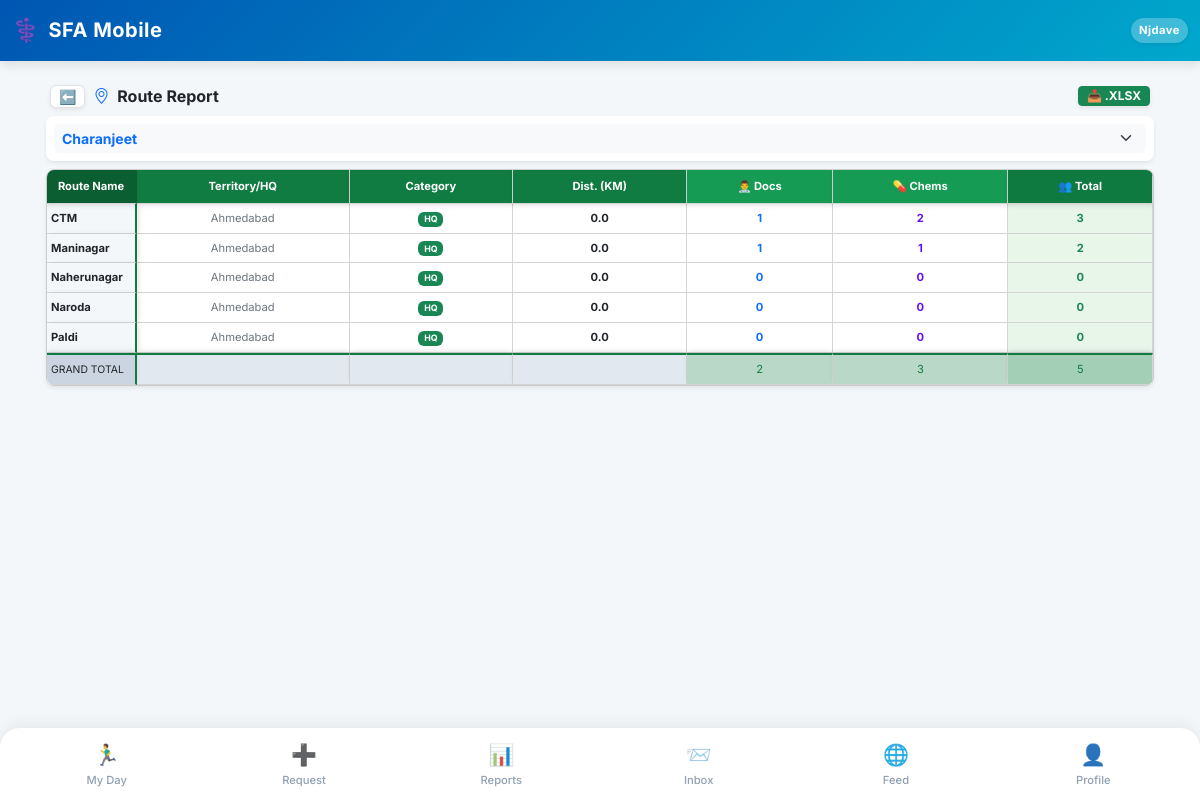
Screenshot of /reports/routes/ (signed in) with the database file from the repository.
### SFA/models.py (models this page shows, shortened)
class Employee(models.Model):
    user = models.OneToOneField(User, on_delete=models.CASCADE, null=True, blank=True)
    company = models.ForeignKey(Company, on_delete=models.PROTECT, related_name='employees') # Already Correct
    DESIGNATION_CHOICES = [
        ('MR', 'Medical Representative'),
        ('ABM', 'Area Business Manager'),
        ('RBM', 'Regional Business Manager'),
        ('ZBM', 'Zonal Business Manager'),
        ('NSM', 'National Sales Manager'),
        ('Admin', 'System Administrator'),
    ]
    name = models.CharField(max_length=100)
    employee_code = models.CharField(max_length=50) # 🌟 FIX: unique=True HATA DIYA HAI
    designation = models.CharField(max_length=5, choices=DESIGNATION_CHOICES, default='MR')
    manager = models.ForeignKey('self', on_delete=models.SET_NULL, null=True, blank=True, related_name='subordinates')
    headquarter = models.ForeignKey(Territory, on_delete=models.SET_NULL, null=True, blank=True)
    phone = models.CharField(max_length=15)
    joining_date = models.DateField(default=timezone.now, help_text="Employee ki company join karne ki date. DCR calendar is date se aage hi banega, pehle ka nahi.")
    photo = models.ImageField(upload_to='employee_photos/', blank=True, null=True, help_text="Employee ki profile photo")
    address = models.TextField(blank=True, null=True, help_text="Employee ka home address")
    is_active = models.BooleanField(default=True, help_text="False matlab ye employee company chhod chuka hai ya inactive hai.")
    leaving_date = models.DateField(null=True, blank=True, help_text="Employee ke company chhodne ki tareekh.")
    dob = models.DateField(null=True, blank=True, verbose_name="Date of Birth")
    anniversary = models.DateField(null=True, blank=True, verbose_name="Marriage Anniversary")
    blood_group = models.CharField(max_length=10, blank=True, null=True)
    emergency_contact = models.CharField(max_length=15, blank=True, null=True)
    permanent_address = models.TextField(blank=True, null=True)
    father_name = models.CharField(max_length=100, blank=True, null=True)
    father_dob = models.DateField(null=True, blank=True)
    father_mobile = models.CharField(max_length=15, blank=True, null=True)
    father_occupation = models.CharField(max_length=100, blank=True, null=True)
    mother_name = models.CharField(max_length=100, blank=True, null=True)
    mother_dob = models.DateField(null=True, blank=True)
    mother_mobile = models.CharField(max_length=15, blank=True, null=True)
    mother_occupation = models.CharField(max_length=100, blank=True, null=True)
    spouse_name = models.CharField(max_length=100, blank=True, null=True)
    spouse_dob = models.DateField(null=True, blank=True)
    spouse_mobile = models.CharField(max_length=15, blank=True, null=True)
    spouse_occupation = models.CharField(max_length=100, blank=True, null=True)
    child1_name = models.CharField(max_length=100, blank=True, null=True)
    child1_dob = models.DateField(null=True, blank=True)
    child2_name = models.CharField(max_length=100, blank=True, null=True)
    child2_dob = models.DateField(null=True, blank=True)
    EMPLOYMENT_STATUS_CHOICES = [
        ('active', 'Active'),
        ('resigned', 'Resigned'),
        ('retired', 'Retired'),
        ('transferred', 'Transferred'),
        ('terminated', 'Terminated'),
        ('vacant', 'Vacant (Placeholder)'),   # 🌟 Dummy employee jab tak naya MR na aaye
        ('archived', 'Archived (Old Dummy)'), # 🌟 Dummy jiska kaam ho gaya, naye employee ko sab de diya
    ]
    employment_status = models.CharField(
        max_length=15, choices=EMPLOYMENT_STATUS_CHOICES, default='active',
        help_text="is_active sirf access/login control karta hai; ye field WAJAH/reason batata hai."
    )
    is_placeholder = models.BooleanField(
        default=False,
        help_text="True = ye ek 'Vacant_<HQ>' dummy employee hai, asli insaan nahi. Joint Work me normal employee jaisa hi treat hota hai (use individual hi maana jayega)."
    )
    class Meta:
        unique_together = ('company', 'employee_code')

class Route(models.Model):
    STATUS_CHOICES = (('Pending', 'Pending Approval'), ('Approved', 'Approved'), ('Rejected', 'Rejected'))
    CATEGORY_CHOICES = [
        ('HQ', 'Headquarter'),
        ('EX_HQ', 'Ex-Headquarter'),
        ('OUTSTATION', 'Outstation'),
    ]
    company = models.ForeignKey(Company, on_delete=models.CASCADE, related_name='routes') # 🌟 CHANGED
    name = models.CharField(max_length=150)
    territory = models.ForeignKey(Territory, on_delete=models.CASCADE)
    category = models.CharField(max_length=15, choices=CATEGORY_CHOICES, default='HQ')
    distance_from_hq = models.DecimalField(max_digits=6, decimal_places=1, default=0.0, help_text="Distance in KM from HQ")
    requested_by = models.ForeignKey('Employee', on_delete=models.SET_NULL, null=True, blank=True, related_name='requested_routes')
    status = models.CharField(max_length=20, choices=STATUS_CHOICES, default='Pending')
    class Meta:
        unique_together = ('territory', 'name')

class Territory(models.Model):
    company = models.ForeignKey(Company, on_delete=models.CASCADE, related_name='territories') # 🌟 CHANGED
    name = models.CharField(max_length=100)
    city = models.CharField(max_length=100)
    class Meta:
        unique_together = ('company', 'name')

### SFA/views/reports_ops.py (the view, shortened to what this page needs)
# urls.py: path('reports/routes/', route_report_view, name='route_report'),
@employee_required
def route_report_view(request, employee):
    team_employees = get_dropdown_team(employee)
    default_emp_id = str(employee.id)
    if employee.designation != 'MR':
        first_sub = team_employees.exclude(id=employee.id).first()
        if first_sub: default_emp_id = str(first_sub.id)
    selected_emp_id = request.GET.get('employee_id', default_emp_id)
    selected_emp = get_object_or_404(Employee, id=int(selected_emp_id))
    sub_team = get_dropdown_team(selected_emp, ordered=False)
    my_terr_ids = get_team_territory_ids(sub_team)
    routes = get_team_requested_routes(sub_team, my_terr_ids)
    report_data = []
    gt_docs = 0; gt_chems = 0
    for r in routes:
        doc_count = Doctor.objects.filter(route=r, status='Approved').count()
        chem_count = Chemist.objects.filter(route=r, status='Approved').count()
        report_data.append({
            'route_name': r.name, 'territory': r.territory.name if r.territory else 'N/A',
            'category': r.get_category_display() if r.category else 'HQ', 'distance': float(r.distance_from_hq or 0),
            'doc_count': doc_count, 'chem_count': chem_count, 'total_customers': doc_count + chem_count
        })
        gt_docs += doc_count; gt_chems += chem_count
    report_data = sorted(report_data, key=lambda x: (x['territory'], x['route_name']))
    return render(request, 'route_report.html', {
        'team_employees': team_employees, 'selected_emp_id': int(selected_emp_id),
        'selected_employee_name': selected_emp.name, 'is_manager_view': employee.designation != 'MR',
        'report_data': report_data, 'gt_docs': gt_docs, 'gt_chems': gt_chems, 'gt_total': gt_docs + gt_chems
    })

### SFA/templates/route_report.html (shortened to what this page needs)
{% extends 'base.html' %}
{% block content %}
<div class="container-fluid p-0 mb-4 mt-1">
    <div class="d-flex align-items-center gap-2 mb-2 px-2">
        <a href="{% url 'view_hub' %}" class="btn btn-light shadow-sm btn-sm px-2 py-0 rounded-2 border bg-white text-secondary">⬅️</a>
        <h6 class="fw-bold text-dark mb-0 flex-grow-1"><i class="bi bi-geo-alt text-primary me-1"></i> Route Report</h6>
        <a href="?employee_id={{ selected_emp_id }}&export=excel" class="btn btn-success btn-sm fw-bold shadow-sm px-2 py-0" style="font-size: 0.75rem;">
            📥 .XLSX
        </a>
    </div>
    {% if is_manager_view %}
    <div class="card border-0 shadow-sm mb-2 bg-white mx-1" style="border-radius: 8px;">
        <div class="card-body p-2">
            <form method="GET" class="row g-1 align-items-end" id="filterForm">
                <div class="col-12">
                    <select name="employee_id" class="form-select form-select-sm bg-light fw-bold text-primary border-0" style="border-radius: 6px;" onchange="this.form.submit()">
                        {% for emp in team_employees %}
                            <option value="{{ emp.id }}" {% if selected_emp_id == emp.id %}selected{% endif %}>{{ emp.name }}</option>
                        {% endfor %}
                    </select>
                </div>
            </form>
        </div>
    </div>
    {% endif %}
    <div class="card border-0 shadow-sm bg-white mx-1 mb-5" style="border-radius: 8px;">
        <div class="excel-table-wrapper" style="border-radius: 8px;">
            <table class="excel-table">
                <thead>
                    <tr>
                        <th style="background-color: #0b5e31; color: white;">Route Name</th>
                        <th style="background-color: #107C41; color: white;">Territory/HQ</th>
                        <th style="background-color: #107C41; color: white;">Category</th>
                        <th style="background-color: #107C41; color: white;">Dist. (KM)</th>
                        <th style="background-color: #159b53; color: white;">👨‍⚕️ Docs</th>
                        <th style="background-color: #159b53; color: white;">💊 Chems</th>
                        <th style="background-color: #0f7a40; color: white;">👥 Total</th>
                    </tr>
                </thead>
                <tbody>
                    {% for row in report_data %}
                    <tr>
                        <td class="fw-bold text-dark">{{ row.route_name }}</td>
                        <td class="text-secondary" style="white-space: normal;">{{ row.territory }}</td>
                        <td>
                            {% if row.category == 'Headquarter' %}<span class="badge bg-success" style="font-size: 0.55rem;">HQ</span>
                            {% elif row.category == 'Ex-Headquarter' %}<span class="badge bg-info text-dark" style="font-size: 0.55rem;">EX-HQ</span>
                            {% else %}<span class="badge bg-warning text-dark" style="font-size: 0.55rem;">OS</span>{% endif %}
                        </td>
                        <td class="fw-bold text-dark">{{ row.distance }}</td>
                        <td class="fw-bold" style="color: #0d6efd;">{{ row.doc_count }}</td>
                        <td class="fw-bold" style="color: #6610f2;">{{ row.chem_count }}</td>
                        <td class="fw-bold text-success" style="background-color: #e8f5e9;">{{ row.total_customers }}</td>
                    </tr>
                    {% empty %}
                    <tr><td colspan="100%" class="text-center text-muted py-4" style="font-size: 0.8rem;">Koi routes assigned nahi hain.</td></tr>
                    {% endfor %}
                </tbody>
                <tfoot>
                    <tr>
                        <td style="font-size: 0.65rem;">GRAND TOTAL</td>
                        <td></td>
                        <td></td>
                        <td></td>
                        <td style="background-color: #b9d8c8; color: #107C41;">{{ gt_docs }}</td>
                        <td style="background-color: #b9d8c8; color: #107C41;">{{ gt_chems }}</td>
                        <td style="background-color: #a3cfb6; color: #107C41;">{{ gt_total }}</td>
                    </tr>
                </tfoot>
            </table>
        </div>
    </div>
</div>
{% endblock %}

### SFA/templates/base.html (shortened to what this page needs)
<!DOCTYPE html>
<html lang="en">
<head>
    <link href="https://cdn.jsdelivr.net/npm/bootstrap@5.3.0/dist/css/bootstrap.min.css" rel="stylesheet">
    <link href="https://cdn.jsdelivr.net/npm/bootstrap-icons@1.11.0/font/bootstrap-icons.css" rel="stylesheet">
</head>
<body>
    <nav class="navbar navbar-dark navbar-custom sticky-top">
        <div class="container-fluid py-1">
            <span class="navbar-brand mb-0 h1 d-flex align-items-center gap-2">
                <span style="font-size: 1.4rem;">⚕️</span> SFA Mobile
            </span>
            <div class="d-flex align-items-center gap-3">
                <span class="text-white fw-bold bg-white bg-opacity-25 px-2 py-1 rounded-pill shadow-sm" style="font-size: 0.70rem; letter-spacing: 0.5px;">
                    {{ request.user.employee.name|default:"Guest"|truncatechars:10 }}
                </span>
            </div>
        </div>
    </nav>
    <div class="container mt-4 mb-4">
        {% block content %}
        {% endblock %}
    </div>
    <div class="fixed-bottom bottom-nav d-flex justify-content-between align-items-center">
        {% if request.user.employee.designation != 'Admin' and request.user.employee.designation != 'System Administrator' %}
        <a href="{% url 'mr_dashboard' %}" class="nav-item {% if request.resolver_match.url_name == 'mr_dashboard' or request.resolver_match.url_name == 'day_start' or request.resolver_match.url_name == 'day_end' %}active{% endif %}">
            <span class="nav-icon">🏃‍♂️</span>My Day
        </a>
        {% endif %}
        <a href="{% url 'request_hub' %}" class="nav-item {% if request.resolver_match.url_name == 'request_hub' %}active{% endif %}">
            <span class="nav-icon">➕</span>Request
        </a>
        <a href="{% url 'view_hub' %}" class="nav-item {% if request.resolver_match.url_name == 'view_hub' or request.resolver_match.url_name == 'dcr_report' %}active{% endif %}">
            <span class="nav-icon">📊</span>Reports
        </a>
        <a href="{% url 'web_inbox' %}" class="nav-item {% if request.resolver_match.url_name == 'web_inbox' or request.resolver_match.url_name == 'web_compose' %}active{% endif %}">
            <span class="nav-icon position-relative">
                📨
            </span>Inbox
        </a>
<a href="{% url 'community_feed' %}" class="nav-item {% if request.resolver_match.url_name == 'community_feed' %}active{% endif %}">
    <span class="nav-icon">🌐</span>Feed
</a>
        <a href="{% url 'profile' %}" class="nav-item {% if request.resolver_match.url_name == 'profile' %}active{% endif %}">
            <span class="nav-icon">👤</span>Profile
        </a>
    </div>
</body>
</html>

### rows the page displays
Route: route_name "CTM"
Territory: territory "Ahmedabad" "Ahmedabad" "Ahmedabad" "Ahmedabad" "Ahmedabad"
Route: route_name "Maninagar"
Route: route_name "Naherunagar"
Route: route_name "Naroda"
Route: route_name "Paldi"

### other values shown
{{ request.user.employee.name|default:"Guest"|truncatechars:10 }} "Njdave"
{{ row.distance }} "0.0" "0.0" "0.0" "0.0" "0.0"
{{ row.doc_count }} "1" "1" "0" "0" "0"
{{ row.chem_count }} "2" "1" "0" "0" "0"
{{ row.total_customers }} "3" "2" "0" "0" "0"
{{ gt_docs }} "2"
{{ gt_chems }} "3"
{{ gt_total }} "5"
form field employee_id "Charanjeet"
